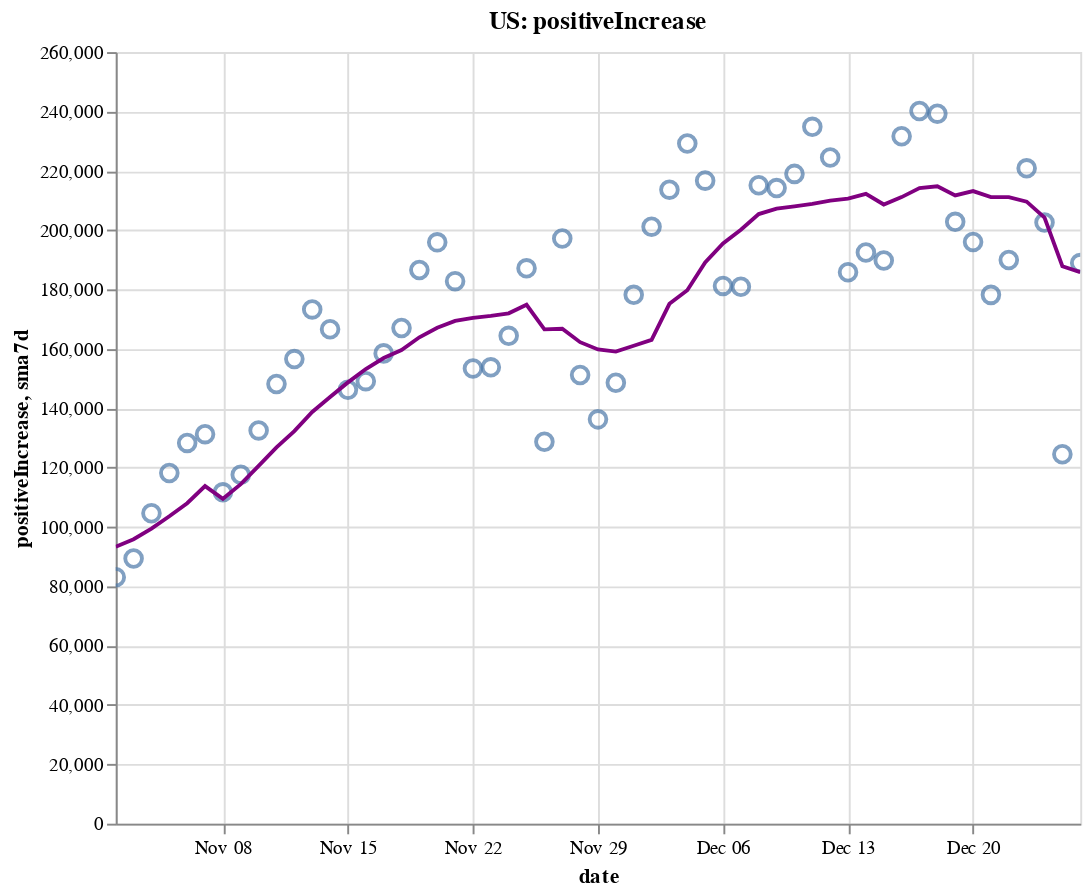

Notebook cell for this chart:
### Code cell
create_plot(us, 'positiveIncrease')

### Figure 1 — Vega-Lite specification as saved in the notebook (floating-point values rounded to 4 significant figures)
{"config": {"view": {"continuousWidth": 400, "continuousHeight": 300}}, "layer": [{"layer": [{"mark": {"type": "point", "size": 75}, "encoding": {"tooltip": [{"type": "temporal", "field": "date"}, {"type": "quantitative", "field": "positiveIncrease"}, {"type": "quantitative", "field": "sma7d"}], "x": {"type": "temporal", "field": "date"}, "y": {"type": "quantitative", "field": "positiveIncrease"}}, "selection": {"selector002": {"type": "interval", "bind": "scales", "encodings": ["x", "y"]}}}, {"mark": {"type": "line", "color": "purple"}, "encoding": {"x": {"type": "temporal", "field": "date"}, "y": {"type": "quantitative", "field": "sma7d"}}}]}, {"mark": {"type": "rule", "color": "#aaa"}, "encoding": {"x": {"type": "temporal", "field": "date"}}, "transform": [{"filter": {"selection": "selector001"}}]}, {"mark": "circle", "encoding": {"opacity": {"condition": {"value": 1, "selection": "selector001"}, "value": 0}, "tooltip": [{"type": "temporal", "field": "date"}, {"type": "quantitative", "field": "positiveIncrease"}, {"type": "quantitative", "field": "sma7d"}], "x": {"type": "temporal", "field": "date"}, "y": {"type": "quantitative", "field": "positiveIncrease"}}, "selection": {"selector001": {"type": "single", "encodings": ["x"], "on": "mouseover", "nearest": true, "empty": "none"}}}, {"mark": {"type": "text", "align": "left", "dx": 5, "dy": -5, "stroke": "white", "strokeWidth": 2}, "encoding": {"text": {"type": "quantitative", "field": "positiveIncrease"}, "tooltip": [{"type": "temporal", "field": "date"}, {"type": "quantitative", "field": "positiveIncrease"}, {"type": "quantitative", "field": "sma7d"}], "x": {"type": "temporal", "field": "date"}, "y": {"type": "quantitative", "field": "positiveIncrease"}}, "transform": [{"filter": {"selection": "selector001"}}]}, {"mark": {"type": "text", "align": "left", "dx": 5, "dy": -5}, "encoding": {"text": {"type": "quantitative", "field": "positiveIncrease"}, "tooltip": [{"type": "temporal", "field": "date"}, {"type": "quantitative", "field": "positiveIncrease"}, {"type": "quantitative", "field": "sma7d"}], "x": {"type": "temporal", "field": "date"}, "y": {"type": "quantitative", "field": "positiveIncrease"}}, "transform": [{"filter": {"selection": "selector001"}}]}], "data": {"name": "data-fd173c8c4f22462c8e7aa4febc643346"}, "height": 400, "title": "US: positiveIncrease", "width": 500, "$schema": "https://vega.github.io/schema/vega-lite/v4.8.1.json", "datasets": {"data-fd173c8c4f22462c8e7aa4febc643346": [{"date": "2020-11-02T00:00:00", "totalTestResultsIncrease": 1290000.0, "positiveIncrease": 83070.0, "death": 223500.0, "deathIncrease": 474.0, "positiveRate": 0.064, "state": "US", "sma7d": 93340.0}, {"date": "2020-11-03T00:00:00", "totalTestResultsIncrease": 1219000.0, "positiveIncrease": 89370.0, "death": 225000.0, "deathIncrease": 1525.0, "positiveRate": 0.073, "state": "US", "sma7d": 95840.0}, {"date": "2020-11-04T00:00:00", "totalTestResultsIncrease": 1278000.0, "positiveIncrease": 104600.0, "death": 226200.0, "deathIncrease": 1126.0, "positiveRate": 0.082, "state": "US", "sma7d": 99440.0}, {"date": "2020-11-05T00:00:00", "totalTestResultsIncrease": 1611000.0, "positiveIncrease": 118200.0, "death": 227300.0, "deathIncrease": 1155.0, "positiveRate": 0.073, "state": "US", "sma7d": 103600.0}, {"date": "2020-11-06T00:00:00", "totalTestResultsIncrease": 1619000.0, "positiveIncrease": 128300.0, "death": 228500.0, "deathIncrease": 1186.0, "positiveRate": 0.079, "state": "US", "sma7d": 108000.0}, {"date": "2020-11-07T00:00:00", "totalTestResultsIncrease": 1448000.0, "positiveIncrease": 131200.0, "death": 229600.0, "deathIncrease": 1132.0, "positiveRate": 0.091, "state": "US", "sma7d": 113800.0}, {"date": "2020-11-08T00:00:00", "totalTestResultsIncrease": 1219000.0, "positiveIncrease": 111700.0, "death": 230100.0, "deathIncrease": 501.0, "positiveRate": 0.092, "state": "US", "sma7d": 109500.0}, {"date": "2020-11-09T00:00:00", "totalTestResultsIncrease": 1446000.0, "positiveIncrease": 117600.0, "death": 230700.0, "deathIncrease": 580.0, "positiveRate": 0.081, "state": "US", "sma7d": 114400.0}, {"date": "2020-11-10T00:00:00", "totalTestResultsIncrease": 1344000.0, "positiveIncrease": 132500.0, "death": 232100.0, "deathIncrease": 1357.0, "positiveRate": 0.099, "state": "US", "sma7d": 120600.0}, {"date": "2020-11-11T00:00:00", "totalTestResultsIncrease": 1462000.0, "positiveIncrease": 148200.0, "death": 233700.0, "deathIncrease": 1579.0, "positiveRate": 0.101, "state": "US", "sma7d": 126800.0}, {"date": "2020-11-12T00:00:00", "totalTestResultsIncrease": 1569000.0, "positiveIncrease": 156600.0, "death": 234800.0, "deathIncrease": 1111.0, "positiveRate": 0.1, "state": "US", "sma7d": 132300.0}, {"date": "2020-11-13T00:00:00", "totalTestResultsIncrease": 1705000.0, "positiveIncrease": 173300.0, "death": 236100.0, "deathIncrease": 1304.0, "positiveRate": 0.102, "state": "US", "sma7d": 138700.0}, {"date": "2020-11-14T00:00:00", "totalTestResultsIncrease": 1704000.0, "positiveIncrease": 166600.0, "death": 237400.0, "deathIncrease": 1352.0, "positiveRate": 0.098, "state": "US", "sma7d": 143800.0}, {"date": "2020-11-15T00:00:00", "totalTestResultsIncrease": 1552000.0, "positiveIncrease": 146200.0, "death": 238100.0, "deathIncrease": 708.0, "positiveRate": 0.094, "state": "US", "sma7d": 148700.0}, {"date": "2020-11-16T00:00:00", "totalTestResultsIncrease": 1529000.0, "positiveIncrease": 149100.0, "death": 238700.0, "deathIncrease": 609.0, "positiveRate": 0.097, "state": "US", "sma7d": 153200.0}, {"date": "2020-11-17T00:00:00", "totalTestResultsIncrease": 1603000.0, "positiveIncrease": 158500.0, "death": 240300.0, "deathIncrease": 1562.0, "positiveRate": 0.099, "state": "US", "sma7d": 156900.0}, {"date": "2020-11-18T00:00:00", "totalTestResultsIncrease": 1618000.0, "positiveIncrease": 167000.0, "death": 242200.0, "deathIncrease": 1882.0, "positiveRate": 0.103, "state": "US", "sma7d": 159600.0}, {"date": "2020-11-19T00:00:00", "totalTestResultsIncrease": 1848000.0, "positiveIncrease": 186600.0, "death": 244200.0, "deathIncrease": 2020.0, "positiveRate": 0.101, "state": "US", "sma7d": 163900.0}, {"date": "2020-11-20T00:00:00", "totalTestResultsIncrease": 1946000.0, "positiveIncrease": 195900.0, "death": 246100.0, "deathIncrease": 1894.0, "positiveRate": 0.101, "state": "US", "sma7d": 167100.0}, {"date": "2020-11-21T00:00:00", "totalTestResultsIncrease": 2047000.0, "positiveIncrease": 182800.0, "death": 247600.0, "deathIncrease": 1554.0, "positiveRate": 0.089, "state": "US", "sma7d": 169400.0}, {"date": "2020-11-22T00:00:00", "totalTestResultsIncrease": 1752000.0, "positiveIncrease": 153400.0, "death": 248600.0, "deathIncrease": 917.0, "positiveRate": 0.088, "state": "US", "sma7d": 170500.0}, {"date": "2020-11-23T00:00:00", "totalTestResultsIncrease": 1693000.0, "positiveIncrease": 153800.0, "death": 249400.0, "deathIncrease": 858.0, "positiveRate": 0.091, "state": "US", "sma7d": 171100.0}, {"date": "2020-11-24T00:00:00", "totalTestResultsIncrease": 1882000.0, "positiveIncrease": 164400.0, "death": 251500.0, "deathIncrease": 2106.0, "positiveRate": 0.087, "state": "US", "sma7d": 172000.0}, {"date": "2020-11-25T00:00:00", "totalTestResultsIncrease": 1824000.0, "positiveIncrease": 187100.0, "death": 253800.0, "deathIncrease": 2280.0, "positiveRate": 0.103, "state": "US", "sma7d": 174900.0}, {"date": "2020-11-26T00:00:00", "totalTestResultsIncrease": 1267000.0, "positiveIncrease": 128700.0, "death": 255200.0, "deathIncrease": 1387.0, "positiveRate": 0.102, "state": "US", "sma7d": 166600.0}, {"date": "2020-11-27T00:00:00", "totalTestResultsIncrease": 2032000.0, "positiveIncrease": 197200.0, "death": 256600.0, "deathIncrease": 1392.0, "positiveRate": 0.097, "state": "US", "sma7d": 166800.0}, {"date": "2020-11-28T00:00:00", "totalTestResultsIncrease": 1673000.0, "positiveIncrease": 151200.0, "death": 257800.0, "deathIncrease": 1251.0, "positiveRate": 0.09, "state": "US", "sma7d": 162300.0}, {"date": "2020-11-29T00:00:00", "totalTestResultsIncrease": 1285000.0, "positiveIncrease": 136200.0, "death": 258700.0, "deathIncrease": 823.0, "positiveRate": 0.106, "state": "US", "sma7d": 159800.0}, {"date": "2020-11-30T00:00:00", "totalTestResultsIncrease": 1606000.0, "positiveIncrease": 148600.0, "death": 259700.0, "deathIncrease": 1035.0, "positiveRate": 0.092, "state": "US", "sma7d": 159100.0}, {"date": "2020-12-01T00:00:00", "totalTestResultsIncrease": 1471000.0, "positiveIncrease": 178200.0, "death": 262200.0, "deathIncrease": 2506.0, "positiveRate": 0.121, "state": "US", "sma7d": 161000.0}, {"date": "2020-12-02T00:00:00", "totalTestResultsIncrease": 1556000.0, "positiveIncrease": 201200.0, "death": 265000.0, "deathIncrease": 2804.0, "positiveRate": 0.129, "state": "US", "sma7d": 163000.0}, {"date": "2020-12-03T00:00:00", "totalTestResultsIncrease": 1894000.0, "positiveIncrease": 213600.0, "death": 267800.0, "deathIncrease": 2825.0, "positiveRate": 0.113, "state": "US", "sma7d": 175200.0}, {"date": "2020-12-04T00:00:00", "totalTestResultsIncrease": 1901000.0, "positiveIncrease": 229200.0, "death": 270400.0, "deathIncrease": 2573.0, "positiveRate": 0.121, "state": "US", "sma7d": 179700.0}, {"date": "2020-12-05T00:00:00", "totalTestResultsIncrease": 2210000.0, "positiveIncrease": 216700.0, "death": 272900.0, "deathIncrease": 2480.0, "positiveRate": 0.098, "state": "US", "sma7d": 189100.0}, {"date": "2020-12-06T00:00:00", "totalTestResultsIncrease": 1600000.0, "positiveIncrease": 181200.0, "death": 274000.0, "deathIncrease": 1145.0, "positiveRate": 0.113, "state": "US", "sma7d": 195500.0}, {"date": "2020-12-07T00:00:00", "totalTestResultsIncrease": 1718000.0, "positiveIncrease": 180900.0, "death": 275300.0, "deathIncrease": 1297.0, "positiveRate": 0.105, "state": "US", "sma7d": 200100.0}, {"date": "2020-12-08T00:00:00", "totalTestResultsIncrease": 1672000.0, "positiveIncrease": 215100.0, "death": 278000.0, "deathIncrease": 2703.0, "positiveRate": 0.129, "state": "US", "sma7d": 205400.0}, {"date": "2020-12-09T00:00:00", "totalTestResultsIncrease": 1811000.0, "positiveIncrease": 214200.0, "death": 281200.0, "deathIncrease": 3164.0, "positiveRate": 0.118, "state": "US", "sma7d": 207300.0}, {"date": "2020-12-10T00:00:00", "totalTestResultsIncrease": 1890000.0, "positiveIncrease": 219000.0, "death": 284300.0, "deathIncrease": 3115.0, "positiveRate": 0.116, "state": "US", "sma7d": 208000.0}, {"date": "2020-12-11T00:00:00", "totalTestResultsIncrease": 1990000.0, "positiveIncrease": 234800.0, "death": 287100.0, "deathIncrease": 2749.0, "positiveRate": 0.118, "state": "US", "sma7d": 208800.0}, {"date": "2020-12-12T00:00:00", "totalTestResultsIncrease": 1811000.0, "positiveIncrease": 224500.0, "death": 289600.0, "deathIncrease": 2494.0, "positiveRate": 0.124, "state": "US", "sma7d": 210000.0}, {"date": "2020-12-13T00:00:00", "totalTestResultsIncrease": 1762000.0, "positiveIncrease": 185800.0, "death": 291000.0, "deathIncrease": 1494.0, "positiveRate": 0.105, "state": "US", "sma7d": 210600.0}, {"date": "2020-12-14T00:00:00", "totalTestResultsIncrease": 2159000.0, "positiveIncrease": 192500.0, "death": 292400.0, "deathIncrease": 1358.0, "positiveRate": 0.089, "state": "US", "sma7d": 212300.0}, {"date": "2020-12-15T00:00:00", "totalTestResultsIncrease": 1782000.0, "positiveIncrease": 189800.0, "death": 295400.0, "deathIncrease": 2971.0, "positiveRate": 0.107, "state": "US", "sma7d": 208600.0}, {"date": "2020-12-16T00:00:00", "totalTestResultsIncrease": 1792000.0, "positiveIncrease": 231700.0, "death": 298800.0, "deathIncrease": 3448.0, "positiveRate": 0.129, "state": "US", "sma7d": 211100.0}, {"date": "2020-12-17T00:00:00", "totalTestResultsIncrease": 1873000.0, "positiveIncrease": 240200.0, "death": 302300.0, "deathIncrease": 3438.0, "positiveRate": 0.128, "state": "US", "sma7d": 214200.0}, {"date": "2020-12-18T00:00:00", "totalTestResultsIncrease": 2198000.0, "positiveIncrease": 239200.0, "death": 305100.0, "deathIncrease": 2866.0, "positiveRate": 0.109, "state": "US", "sma7d": 214800.0}, {"date": "2020-12-19T00:00:00", "totalTestResultsIncrease": 1740000.0, "positiveIncrease": 202800.0, "death": 307800.0, "deathIncrease": 2723.0, "positiveRate": 0.117, "state": "US", "sma7d": 211700.0}, {"date": "2020-12-20T00:00:00", "totalTestResultsIncrease": 1782000.0, "positiveIncrease": 196000.0, "death": 309500.0, "deathIncrease": 1633.0, "positiveRate": 0.11, "state": "US", "sma7d": 213200.0}, {"date": "2020-12-21T00:00:00", "totalTestResultsIncrease": 2076000.0, "positiveIncrease": 178200.0, "death": 311000.0, "deathIncrease": 1485.0, "positiveRate": 0.086, "state": "US", "sma7d": 211100.0}, {"date": "2020-12-22T00:00:00", "totalTestResultsIncrease": 1708000.0, "positiveIncrease": 189900.0, "death": 314100.0, "deathIncrease": 3166.0, "positiveRate": 0.111, "state": "US", "sma7d": 211100.0}, {"date": "2020-12-23T00:00:00", "totalTestResultsIncrease": 1749000.0, "positiveIncrease": 220800.0, "death": 317500.0, "deathIncrease": 3379.0, "positiveRate": 0.126, "state": "US", "sma7d": 209600.0}, {"date": "2020-12-24T00:00:00", "totalTestResultsIncrease": 1907000.0, "positiveIncrease": 202600.0, "death": 320500.0, "deathIncrease": 2938.0, "positiveRate": 0.106, "state": "US", "sma7d": 204200.0}, {"date": "2020-12-25T00:00:00", "totalTestResultsIncrease": 1273000.0, "positiveIncrease": 124500.0, "death": 322000.0, "deathIncrease": 1541.0, "positiveRate": 0.098, "state": "US", "sma7d": 187800.0}, {"date": "2020-12-26T00:00:00", "totalTestResultsIncrease": 2116000.0, "positiveIncrease": 188900.0, "death": 323200.0, "deathIncrease": 1408.0, "positiveRate": 0.089, "state": "US", "sma7d": 185900.0}]}}
